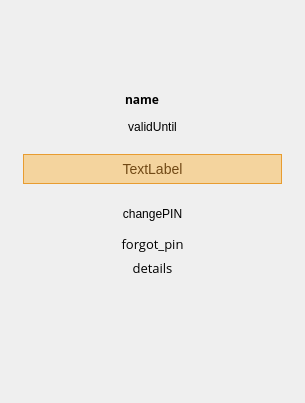
<?xml version="1.0" encoding="UTF-8"?>
<ui version="4.0">
 <class>VerifyCert</class>
 <widget class="QWidget" name="VerifyCert">
  <property name="geometry">
   <rect>
    <x>0</x>
    <y>0</y>
    <width>305</width>
    <height>403</height>
   </rect>
  </property>
  <property name="sizePolicy">
   <sizepolicy hsizetype="MinimumExpanding" vsizetype="Preferred">
    <horstretch>0</horstretch>
    <verstretch>0</verstretch>
   </sizepolicy>
  </property>
  <property name="minimumSize">
   <size>
    <width>305</width>
    <height>0</height>
   </size>
  </property>
  <layout class="QVBoxLayout" name="verticalLayout_2">
   <property name="spacing">
    <number>2</number>
   </property>
   <property name="leftMargin">
    <number>2</number>
   </property>
   <property name="topMargin">
    <number>2</number>
   </property>
   <property name="rightMargin">
    <number>2</number>
   </property>
   <property name="bottomMargin">
    <number>2</number>
   </property>
   <item>
    <spacer name="verticalSpacer_2">
     <property name="orientation">
      <enum>Qt::Vertical</enum>
     </property>
     <property name="sizeHint" stdset="0">
      <size>
       <width>0</width>
       <height>1</height>
      </size>
     </property>
    </spacer>
   </item>
   <item>
    <widget class="QWidget" name="widget" native="true">
     <property name="sizePolicy">
      <sizepolicy hsizetype="Preferred" vsizetype="Fixed">
       <horstretch>0</horstretch>
       <verstretch>0</verstretch>
      </sizepolicy>
     </property>
     <property name="minimumSize">
      <size>
       <width>0</width>
       <height>240</height>
      </size>
     </property>
     <property name="maximumSize">
      <size>
       <width>16777215</width>
       <height>300</height>
      </size>
     </property>
     <property name="styleSheet">
      <string notr="true">border: none;</string>
     </property>
     <layout class="QVBoxLayout" name="verticalLayout">
      <item>
       <layout class="QHBoxLayout" name="horizontalLayout_2">
        <item>
         <spacer name="horizontalSpacer_4">
          <property name="orientation">
           <enum>Qt::Horizontal</enum>
          </property>
          <property name="sizeHint" stdset="0">
           <size>
            <width>1</width>
            <height>0</height>
           </size>
          </property>
         </spacer>
        </item>
        <item>
         <widget class="QLabel" name="name">
          <property name="styleSheet">
           <string notr="true">font-family: Open Sans;
color: #000000;
font-weight: 600;</string>
          </property>
          <property name="text">
           <string>name</string>
          </property>
         </widget>
        </item>
        <item>
         <widget class="QWidget" name="statusIcon" native="true">
          <property name="sizePolicy">
           <sizepolicy hsizetype="Fixed" vsizetype="Fixed">
            <horstretch>0</horstretch>
            <verstretch>0</verstretch>
           </sizepolicy>
          </property>
          <property name="minimumSize">
           <size>
            <width>15</width>
            <height>15</height>
           </size>
          </property>
         </widget>
        </item>
        <item>
         <spacer name="horizontalSpacer_3">
          <property name="orientation">
           <enum>Qt::Horizontal</enum>
          </property>
          <property name="sizeHint" stdset="0">
           <size>
            <width>1</width>
            <height>0</height>
           </size>
          </property>
         </spacer>
        </item>
       </layout>
      </item>
      <item>
       <widget class="QLabel" name="validUntil">
        <property name="sizePolicy">
         <sizepolicy hsizetype="Preferred" vsizetype="Preferred">
          <horstretch>1</horstretch>
          <verstretch>0</verstretch>
         </sizepolicy>
        </property>
        <property name="minimumSize">
         <size>
          <width>0</width>
          <height>25</height>
         </size>
        </property>
        <property name="text">
         <string>validUntil</string>
        </property>
        <property name="alignment">
         <set>Qt::AlignCenter</set>
        </property>
        <property name="wordWrap">
         <bool>true</bool>
        </property>
       </widget>
      </item>
      <item>
       <widget class="QWidget" name="errorBox" native="true">
        <layout class="QHBoxLayout" name="horizontalLayout_3">
         <item>
          <spacer name="horizontalSpacer_5">
           <property name="orientation">
            <enum>Qt::Horizontal</enum>
           </property>
           <property name="sizeType">
            <enum>QSizePolicy::Fixed</enum>
           </property>
           <property name="sizeHint" stdset="0">
            <size>
             <width>3</width>
             <height>20</height>
            </size>
           </property>
          </spacer>
         </item>
         <item>
          <widget class="QLabel" name="error">
           <property name="sizePolicy">
            <sizepolicy hsizetype="Preferred" vsizetype="Preferred">
             <horstretch>1</horstretch>
             <verstretch>0</verstretch>
            </sizepolicy>
           </property>
           <property name="styleSheet">
            <string notr="true">padding: 6px 6px 6px 6px;
border: 1px solid #e89c30;
background-color: #f4d49e;
font-family: Arial;
font-size: 14px;
color: #714915;
font-weight: 400;
text-align: center;</string>
           </property>
           <property name="text">
            <string>TextLabel</string>
           </property>
           <property name="alignment">
            <set>Qt::AlignCenter</set>
           </property>
           <property name="wordWrap">
            <bool>true</bool>
           </property>
          </widget>
         </item>
         <item>
          <spacer name="horizontalSpacer_6">
           <property name="orientation">
            <enum>Qt::Horizontal</enum>
           </property>
           <property name="sizeType">
            <enum>QSizePolicy::Fixed</enum>
           </property>
           <property name="sizeHint" stdset="0">
            <size>
             <width>3</width>
             <height>20</height>
            </size>
           </property>
          </spacer>
         </item>
        </layout>
       </widget>
      </item>
      <item>
       <layout class="QHBoxLayout" name="horizontalLayout">
        <property name="spacing">
         <number>15</number>
        </property>
        <item>
         <spacer name="horizontalSpacer">
          <property name="orientation">
           <enum>Qt::Horizontal</enum>
          </property>
          <property name="sizeHint" stdset="0">
           <size>
            <width>0</width>
            <height>0</height>
           </size>
          </property>
         </spacer>
        </item>
        <item>
         <widget class="QPushButton" name="changePIN">
          <property name="sizePolicy">
           <sizepolicy hsizetype="Fixed" vsizetype="Fixed">
            <horstretch>0</horstretch>
            <verstretch>0</verstretch>
           </sizepolicy>
          </property>
          <property name="minimumSize">
           <size>
            <width>157</width>
            <height>30</height>
           </size>
          </property>
          <property name="maximumSize">
           <size>
            <width>16777215</width>
            <height>30</height>
           </size>
          </property>
          <property name="text">
           <string>changePIN</string>
          </property>
         </widget>
        </item>
        <item>
         <spacer name="horizontalSpacer_2">
          <property name="orientation">
           <enum>Qt::Horizontal</enum>
          </property>
          <property name="sizeHint" stdset="0">
           <size>
            <width>0</width>
            <height>0</height>
           </size>
          </property>
         </spacer>
        </item>
       </layout>
      </item>
      <item>
       <widget class="QLabel" name="forgotPinLink">
        <property name="styleSheet">
         <string notr="true">font-family: Open Sans;
font-size: 13px;
color: #000000;
font-weight: 400;</string>
        </property>
        <property name="text">
         <string>forgot_pin</string>
        </property>
        <property name="alignment">
         <set>Qt::AlignCenter</set>
        </property>
        <property name="textInteractionFlags">
         <set>Qt::TextBrowserInteraction</set>
        </property>
       </widget>
      </item>
      <item>
       <widget class="QLabel" name="details">
        <property name="styleSheet">
         <string notr="true">font-family: Open Sans;
font-size: 13px;
color: #000000;
font-weight: 400;</string>
        </property>
        <property name="text">
         <string>details</string>
        </property>
        <property name="textFormat">
         <enum>Qt::AutoText</enum>
        </property>
        <property name="alignment">
         <set>Qt::AlignCenter</set>
        </property>
        <property name="textInteractionFlags">
         <set>Qt::TextBrowserInteraction</set>
        </property>
       </widget>
      </item>
      <item>
       <spacer name="verticalSpacer">
        <property name="orientation">
         <enum>Qt::Vertical</enum>
        </property>
        <property name="sizeHint" stdset="0">
         <size>
          <width>100</width>
          <height>0</height>
         </size>
        </property>
       </spacer>
      </item>
     </layout>
    </widget>
   </item>
   <item>
    <spacer name="verticalSpacer_3">
     <property name="orientation">
      <enum>Qt::Vertical</enum>
     </property>
     <property name="sizeHint" stdset="0">
      <size>
       <width>0</width>
       <height>1</height>
      </size>
     </property>
    </spacer>
   </item>
  </layout>
 </widget>
 <resources/>
 <connections/>
</ui>
